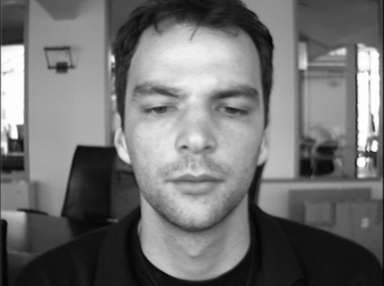
#> input picture data/BioID_0000.pgm, 384 x 286 px
$ python -i eye_tracking.py   (imports and definitions only)   (older library calls are emulated)
#> lines starting #> are read from the running program, lines starting #| are printed output that depends on the picture; after the words box and inside, x2 and y2 are one past the last pixel; in counts of white or black regions, pixels touching at a corner belong together
#> further down, picture is the input picture: shape (286, 384, 3); min 3, max 254, mean 113
import gc
import sys
import argparse
import cv2
import numpy as np
import matplotlib.pyplot as plt
from open_image import open_image
from open_image import open_eye_pos

face_cascade = cv2.CascadeClassifier(cv2.data.haarcascades + 'haarcascade_frontalface_alt.xml')
eye_cascade = cv2.CascadeClassifier(cv2.data.haarcascades  + 'haarcascade_eye.xml')

args = None

def detect_eye(frame, is_gray = False):
    """ Detecte le visage, la zone des yeux et la pupille d'une image
    :param frame: image a traiter
    :param is_gray: indique si frame est une image en niveaux de gris
    :type frame: ndarray
    :type is_gray: bool
    :return: un tuple frame, centres. frame est l'image ou la detection a
             ete faite et ou les rectangles de detection ont ete dessines.
             centres est un tableau contenant les coordonnees des centres
             des yeux. Il est donc de taille 2 et le premier element est
             les coordonnees de l'oeil a gauche de l'image.
    :rtype: tuple (ndarray, array(x, y))
    """
#> called with is_gray = False


    global args

    global face_cascade
    global eye_cascade

    gray = None
    if is_gray:
        gray = np.copy(frame)
    else:
        # Conversion en niveaux de gris
        gray = cv2.cvtColor(frame, cv2.COLOR_BGR2GRAY)

    # Extraction des faces
    faces = face_cascade.detectMultiScale(gray, 1.3, 5)
#> faces = [[102, 37, 187, 187]]

    centres = []
    # Pour tous les visages detectees
    for (x,y,w,h) in faces:
        # Dessin d'un rectangle autour du visage
        cv2.rectangle(frame, (x,y), (x+w,y+h), (255,0,0),2)

        # Regions d'interet du visage
        roi_gray = gray[y:y+h, x:x+w]
        roi_color = frame[y:y+h, x:x+w]

        # Extraction des yeux
        eyes = eye_cascade.detectMultiScale(roi_gray)

        # Extraction des deux yeux les plus hauts
        if len(eyes) > 2: # seulement si on detecte plus de deux yeux
            eyes2 = [list(i) for i in eyes]
            eyes2.sort(key=lambda tup: tup[1])
            eyes_haut = [eyes2[0], eyes2[1]]
        else:
            eyes_haut = eyes

        centres = []
        # Pour chaque oeil detecte
        for (ex,ey,ew,eh) in eyes_haut:

            # Dessin d'un rectangle autour de l'oeil
            cv2.rectangle(roi_color,(ex,ey),(ex+ew,ey+eh),(0,255,0),2)

            #Region d'interet autour des yeux
            roi_eye_gray = roi_gray[ey:ey+eh, ex:ex+ew]
            roi_eye_color = roi_color[ey:ey+eh, ex:ex+ew]

            # Detection du centre de la pupille
            c = detect_eye_center(roi_eye_gray, w, ew)

            # Valeur reference: milieu du rectangle
            #c = ( np.int(eh/2),np.int(ew/2))

            # Dessin d'une croix au centre
            cv2.line(roi_eye_color, tuple(c-np.array((0,5))),
                    tuple(c+np.array((0,5))), (0,255,255), 1)
            cv2.line(roi_eye_color, tuple(c-np.array((5,0))),
                    tuple(c+np.array((5,0))), (0,255,255), 1)

            # Enregistrement des centres calcules
            # relativement a l'image totale
            centres.append(np.array(c) + [ex + x, ey + y])

        # Tri: gauche puis droite
        centres.sort(key=lambda tup: tup[0])
#> this loop made 1 pass
#> (w, h, eyes_haut) on pass 1: (187, 187, [[110, 56, 36, 36], [34, 50, 45, 45]])
#> pass 1, in detect_eye, `roi_color = frame[y:y+h, x:x+w]`:
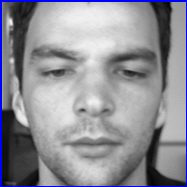
#> roi_color: shape (187, 187, 3); mean B, G, R 150.8, 142.7, 142.7
#> pass 1, in detect_eye_center, `grad_x = np.gradient(img, axis=0)`:
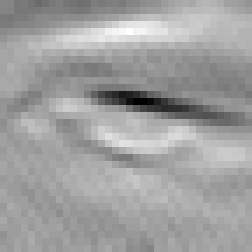
#> grad_x: shape (36, 36) float64 (shown 7 times larger); min -64.5, max 42.5, mean 2.7; drawn with min black and max white
#> pass 1, in detect_eye_center, `grad_y = np.gradient(img, axis=1)`:
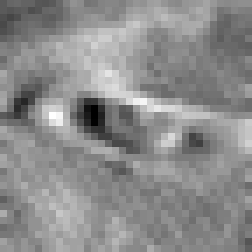
#> grad_y: shape (36, 36) float64 (shown 7 times larger); min -24.5, max 19, mean -0.513; drawn with min black and max white
#> after the loop:
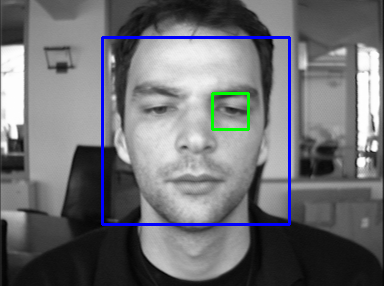
#> frame: shape (286, 384, 3); 2.43% of pixels changed, all inside (x1, y1, x2, y2) = (101, 36, 291, 226)
#> after the loop:
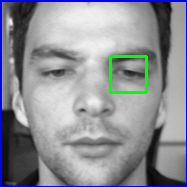
#> roi_color: shape (187, 187, 3); 1.22% of pixels changed, all inside (x1, y1, x2, y2) = (109, 55, 148, 94)
#> after the loop:
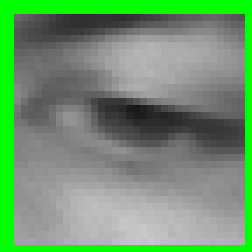
#> roi_eye_color: shape (36, 36, 3) (shown 7 times larger); mean B, G, R 109.4, 150.2, 109.4
#> after the loop:
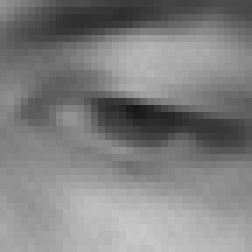
#> roi_eye_gray: shape (36, 36) (shown 7 times larger); min 24, max 199, mean 128.5

    return frame, centres


def detect_eye_center(img, face_size, eye_size):
    """ Calcule le centre optimal de l'oeil
    :param img: image de la zone autour de l'oeil
    :param face_size: taille du visage
    :param eye_size: taille de la zone des yeux
    :type img: ndarray
    :type face_size: int
    :type eye_size: int
    :return: coordonnees du centre de l'oeil
             (relativement a la region d'interet de l'oeil)
    :rtype: tuple (i, j)
    """

    global args

    # Calcul des gradients dans les deux directions
    grad_x = np.gradient(img, axis=0)
    grad_y = np.gradient(img, axis=1)

    # [6 lines of commented-out code are left out]

    x,y = img.shape

    # Padding
    grad_x[0][:]  = np.zeros(y)
    grad_x[-1][:] = np.zeros(y)
    grad_y[0][:]  = np.zeros(x)
    grad_y[-1][:] = np.zeros(x)

    c = 0,0
    max_val = 0
    # Seuillage des gradients
#> (the run stopped early here; a loop or call above may not have finished)
